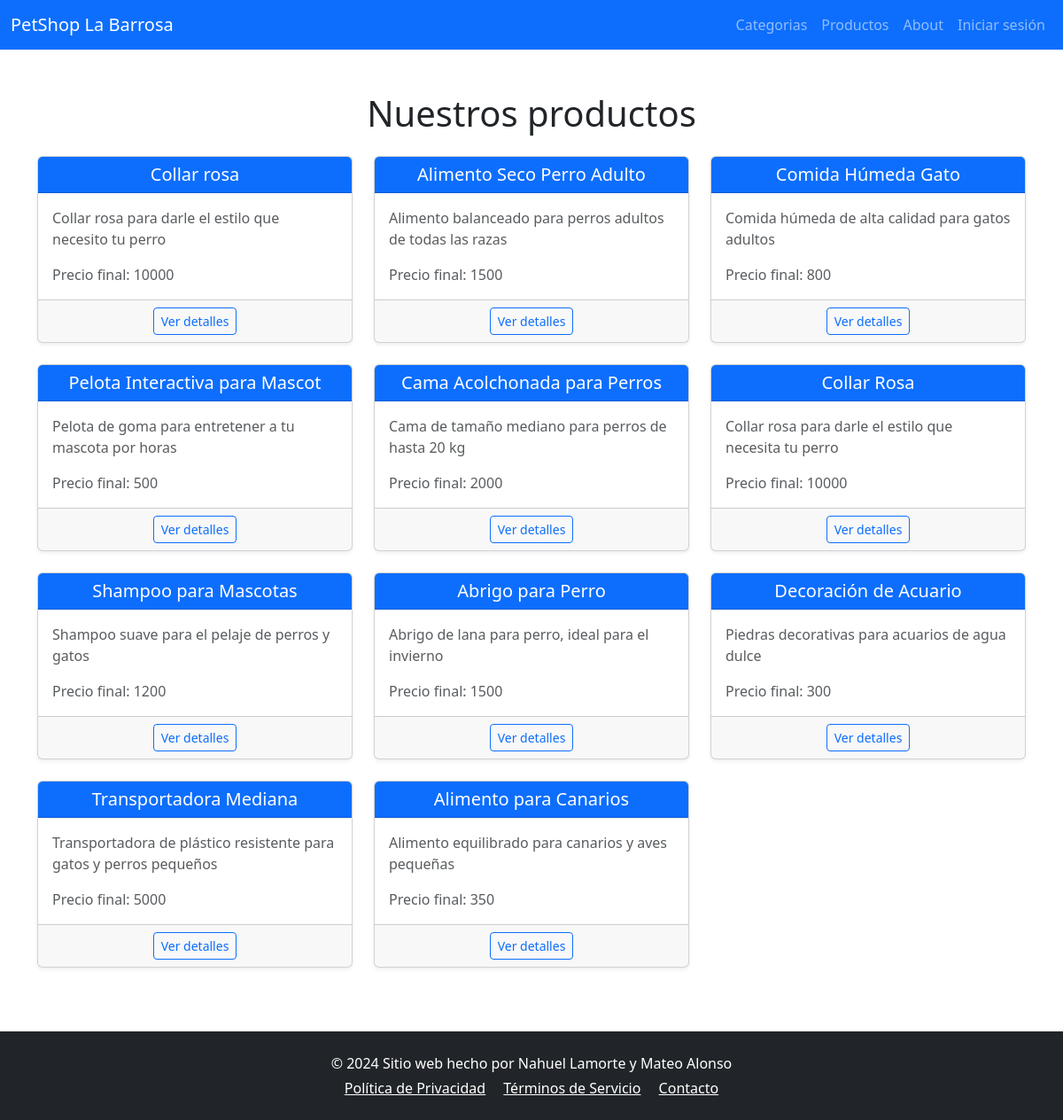
Before: / with the older database file.
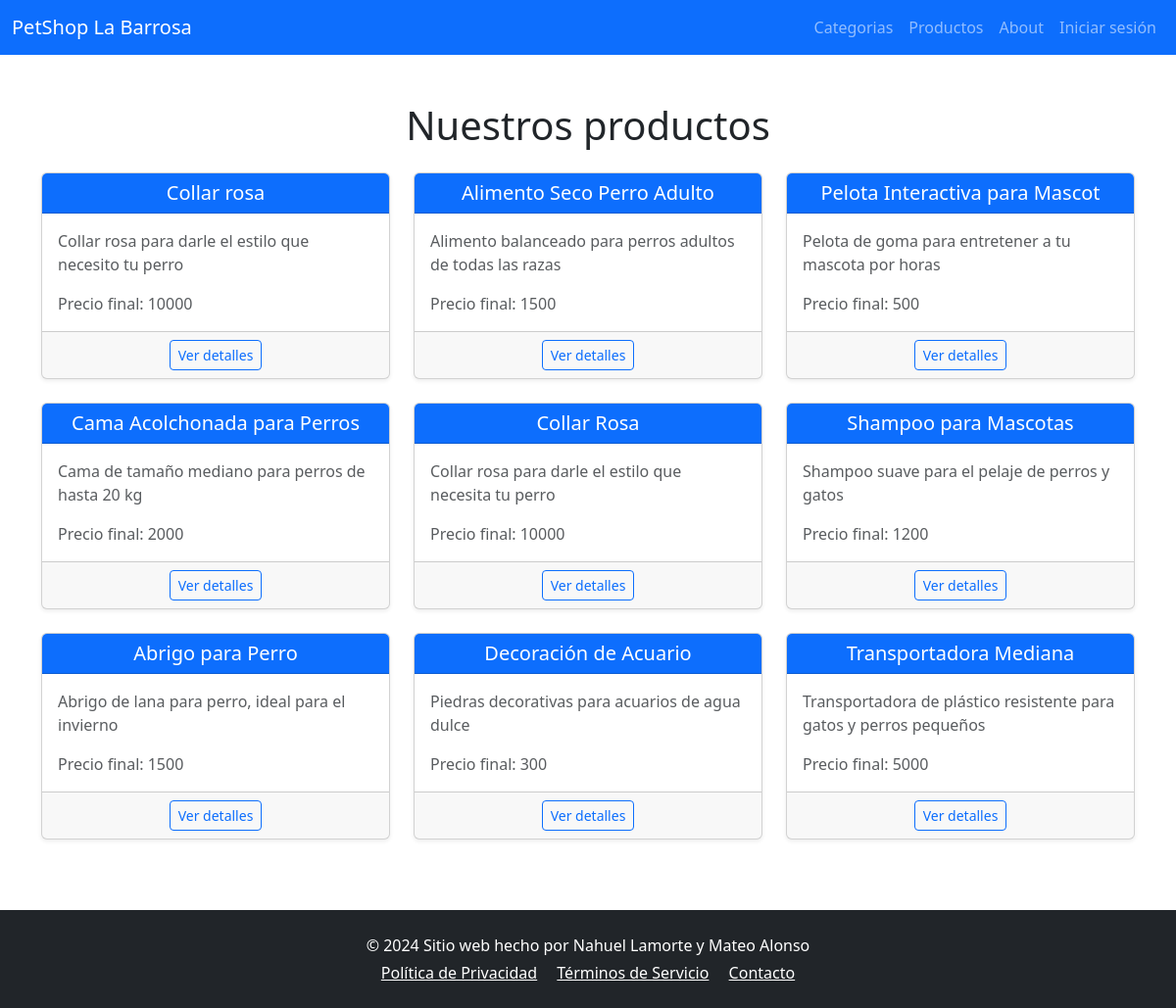
After: the same page with the newer database file.
### tables this page shows
CREATE TABLE `productos` (
  `id_producto` int(11) NOT NULL,
  `id_categoria` int(11) NOT NULL,
  `nombre` varchar(30) NOT NULL,
  `descripcion` varchar(100) NOT NULL,
  `precio` decimal(10,0) NOT NULL,
  `peso_neto` decimal(10,0) NOT NULL,
  `fecha_empaquetado` date NOT NULL,
  `fecha_vencimiento` date DEFAULT NULL,
  `stock` int(11) NOT NULL,
  `id_proveedor` int(11) NOT NULL
);

### app/view/product.view.php (called while the page is built, shortened)
<?php
class ProductView {
    public function mostrarProductos($productos) {
        require 'templates/productos.phtml';
    }
}

### app/controller/product.controller.php (called while the page is built, shortened)
<?php
require_once 'app/model/product.model.php';
require_once 'app/view/product.view.php';
class ProductController {
    private $model;
    private $view;
    public function __construct($res) {
        $this->model = new ProductModel();
        $this->view = new ProductView($res->user);
    }
    public function mostrarProductos() {
        $productos = $this->model->getProductos();
        $this->view->mostrarProductos($productos);
    }
}

### app/model/product.model.php (called while the page is built, shortened)
<?php
class ProductModel {
    private $db;
    public function __construct() {
        $this->db = $this->conectardb();
    }
    public function getProductos() {
        $query = $this->db->prepare('SELECT * FROM productos');
        $query->execute();
        return $query->fetchAll(PDO::FETCH_OBJ);
    }
    private function conectardb() {
        return new PDO("mysql:host=".MYSQL_HOST . ";dbname=".MYSQL_DB .";charset=utf8", MYSQL_USER, MYSQL_PASS);
    }
}

### templates/productos.phtml (the view, shortened to what this page needs)
<?php require 'templates/layout/header.phtml'; ?>
<div class="container mt-5">
    <h1 class="text-center mb-4">Nuestros productos</h1>
    <div class="row">
        <?php foreach ($productos as $producto): ?>
            <div class="col-md-6 col-lg-4 mb-4">
                <div class="card shadow-sm h-100">
                    <div class="card-header bg-primary text-white text-center">
                        <h5 class="card-title mb-0"><?= $producto->nombre; ?></h5>
                    </div>
                    <div class="card-body d-flex flex-column">
                        <p class="card-text text-muted">
                            <?= $producto->descripcion; ?>
                        </p>
                        <p class="card-text text-muted">
                            Precio final: <?= $producto->precio; ?>
                        </p>
                    </div>
                    <div class="card-footer d-flex justify-content-around">
                        <a href="<?= BASE_URL; ?>/productos/ver/<?= $producto->id_producto; ?>" class="btn btn-outline-primary btn-sm">
                            Ver detalles
                        </a>
                    </div>
                </div>
            </div>
        <?php endforeach; ?>
    </div>
</div>
<?php require 'templates/layout/footer.phtml'; ?>

Changed rows visible on the page:
removed productos: nombre "Comida Húmeda Gato", descripcion "Comida húmeda de alta calidad para gatos adultos", precio "800"
removed productos: nombre "Alimento para Canarios", descripcion "Alimento equilibrado para canarios y aves pequeñas", precio "350"
